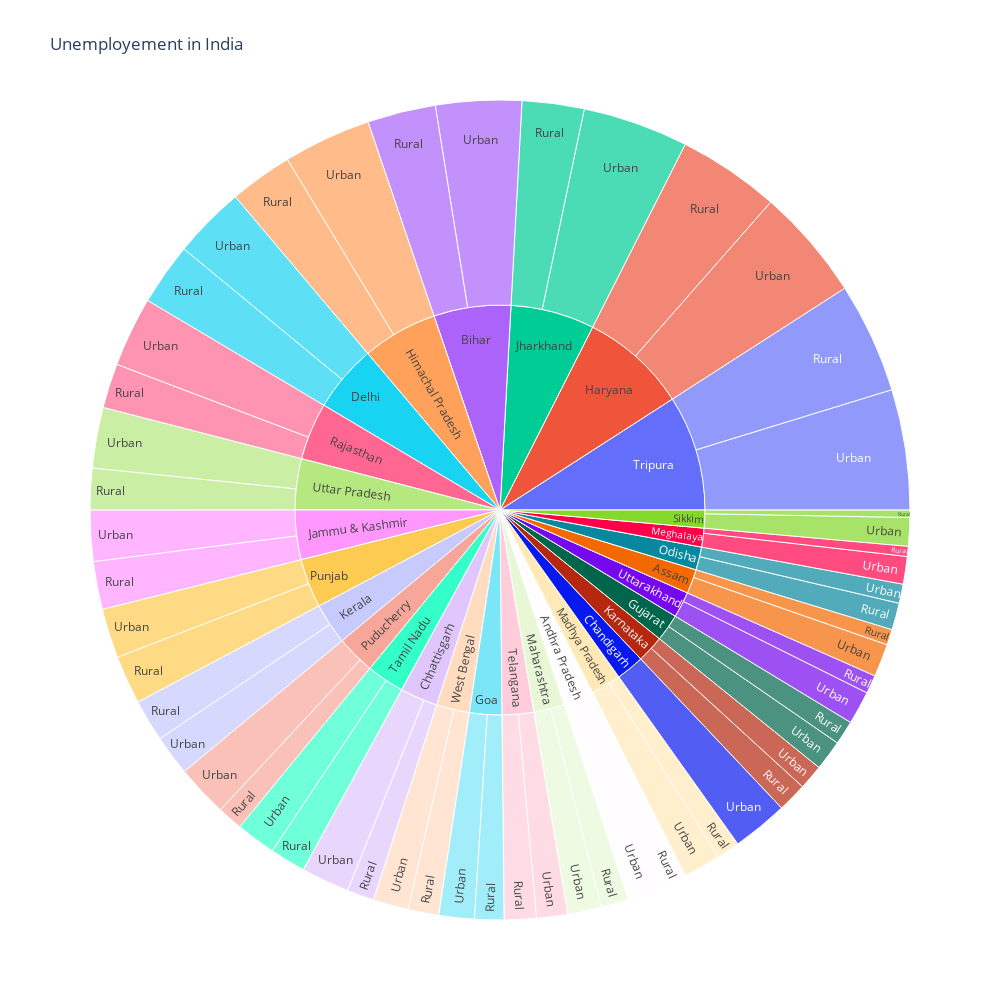

Here is the notebook cell this chart was saved with:
### Markdown cell above
Now we will create a dashboard for seeing the unemployment rate in different regions of india

### Code cell
import plotly.express as px
unemployement = dfval[['Region',' Estimated Unemployment Rate (%)','Area']]
figure = px.sunburst(dfval,path=['Region','Area'],values = ' Estimated Unemployment Rate (%)',width =1000,height=1000,title = "Unemployement in India")
figure.show()

### Figure 1 — Plotly figure (JSON) as saved in the notebook; plotly's stock layout.template omitted (floating-point values rounded to 4 significant figures)
{"data": [{"branchvalues": "total", "domain": {"x": [0, 1], "y": [0, 1]}, "hovertemplate": "labels=%{label}<br> Estimated Unemployment Rate (%)=%{value}<br>parent=%{parent}<br>id=%{id}<extra></extra>", "ids": ["Andhra Pradesh/Rural", "Assam/Rural", "Bihar/Rural", "Chhattisgarh/Rural", "Delhi/Rural", "Goa/Rural", "Gujarat/Rural", "Haryana/Rural", "Himachal Pradesh/Rural", "Jammu & Kashmir/Rural", "Jharkhand/Rural", "Karnataka/Rural", "Kerala/Rural", "Madhya Pradesh/Rural", "Maharashtra/Rural", "Meghalaya/Rural", "Odisha/Rural", "Puducherry/Rural", "Punjab/Rural", "Rajasthan/Rural", "Sikkim/Rural", "Tamil Nadu/Rural", "Telangana/Rural", "Tripura/Rural", "Uttar Pradesh/Rural", "Uttarakhand/Rural", "West Bengal/Rural", "Andhra Pradesh/Urban", "Assam/Urban", "Bihar/Urban", "Chandigarh/Urban", "Chhattisgarh/Urban", "Delhi/Urban", "Goa/Urban", "Gujarat/Urban", "Haryana/Urban", "Himachal Pradesh/Urban", "Jammu & Kashmir/Urban", "Jharkhand/Urban", "Karnataka/Urban", "Kerala/Urban", "Madhya Pradesh/Urban", "Maharashtra/Urban", "Meghalaya/Urban", "Odisha/Urban", "Puducherry/Urban", "Punjab/Urban", "Rajasthan/Urban", "Sikkim/Urban", "Tamil Nadu/Urban", "Telangana/Urban", "Tripura/Urban", "Uttar Pradesh/Urban", "Uttarakhand/Urban", "West Bengal/Urban", "Andhra Pradesh", "Assam", "Bihar", "Chandigarh", "Chhattisgarh", "Delhi", "Goa", "Gujarat", "Haryana", "Himachal Pradesh", "Jammu & Kashmir", "Jharkhand", "Karnataka", "Kerala", "Madhya Pradesh", "Maharashtra", "Meghalaya", "Odisha", "Puducherry", "Punjab", "Rajasthan", "Sikkim", "Tamil Nadu", "Telangana", "Tripura", "Uttar Pradesh", "Uttarakhand", "West Bengal"], "labels": ["Rural", "Rural", "Rural", "Rural", "Rural", "Rural", "Rural", "Rural", "Rural", "Rural", "Rural", "Rural", "Rural", "Rural", "Rural", "Rural", "Rural", "Rural", "Rural", "Rural", "Rural", "Rural", "Rural", "Rural", "Rural", "Rural", "Rural", "Urban", "Urban", "Urban", "Urban", "Urban", "Urban", "Urban", "Urban", "Urban", "Urban", "Urban", "Urban", "Urban", "Urban", "Urban", "Urban", "Urban", "Urban", "Urban", "Urban", "Urban", "Urban", "Urban", "Urban", "Urban", "Urban", "Urban", "Urban", "Andhra Pradesh", "Assam", "Bihar", "Chandigarh", "Chhattisgarh", "Delhi", "Goa", "Gujarat", "Haryana", "Himachal Pradesh", "Jammu & Kashmir", "Jharkhand", "Karnataka", "Kerala", "Madhya Pradesh", "Maharashtra", "Meghalaya", "Odisha", "Puducherry", "Punjab", "Rajasthan", "Sikkim", "Tamil Nadu", "Telangana", "Tripura", "Uttar Pradesh", "Uttarakhand", "West Bengal"], "name": "", "parents": ["Andhra Pradesh", "Assam", "Bihar", "Chhattisgarh", "Delhi", "Goa", "Gujarat", "Haryana", "Himachal Pradesh", "Jammu & Kashmir", "Jharkhand", "Karnataka", "Kerala", "Madhya Pradesh", "Maharashtra", "Meghalaya", "Odisha", "Puducherry", "Punjab", "Rajasthan", "Sikkim", "Tamil Nadu", "Telangana", "Tripura", "Uttar Pradesh", "Uttarakhand", "West Bengal", "Andhra Pradesh", "Assam", "Bihar", "Chandigarh", "Chhattisgarh", "Delhi", "Goa", "Gujarat", "Haryana", "Himachal Pradesh", "Jammu & Kashmir", "Jharkhand", "Karnataka", "Kerala", "Madhya Pradesh", "Maharashtra", "Meghalaya", "Odisha", "Puducherry", "Punjab", "Rajasthan", "Sikkim", "Tamil Nadu", "Telangana", "Tripura", "Uttar Pradesh", "Uttarakhand", "West Bengal", "", "", "", "", "", "", "", "", "", "", "", "", "", "", "", "", "", "", "", "", "", "", "", "", "", "", "", ""], "type": "sunburst", "values": [77.37, 53.89, 234.8, 92.8, 213.6, 100.7, 82.84, 350.2, 217.1, 164.5, 213.1, 101.1, 144.8, 79.15, 95.34, 34.65, 92.58, 87.16, 166.9, 153.0, 25.4, 122.9, 110.1, 380.3, 142.9, 63.47, 106.0, 132.0, 113.2, 294.9, 191.9, 165.9, 248.2, 121.9, 103.8, 385.8, 302.1, 175.5, 363.3, 85.79, 138.7, 128.2, 116.3, 94.92, 65.84, 178.4, 169.9, 240.7, 97.84, 137.1, 106.6, 413.5, 208.5, 114.3, 121.5, 209.4, 167.1, 529.7, 191.9, 258.7, 461.9, 222.6, 186.6, 735.9, 519.1, 340.0, 576.4, 186.9, 283.5, 207.4, 211.6, 129.6, 158.4, 265.6, 336.9, 393.6, 123.2, 260.0, 216.7, 793.8, 351.4, 177.7, 227.5]}], "layout": {"height": 1000, "legend": {"tracegroupgap": 0}, "title": {"text": "Unemployement in India"}, "width": 1000}}
